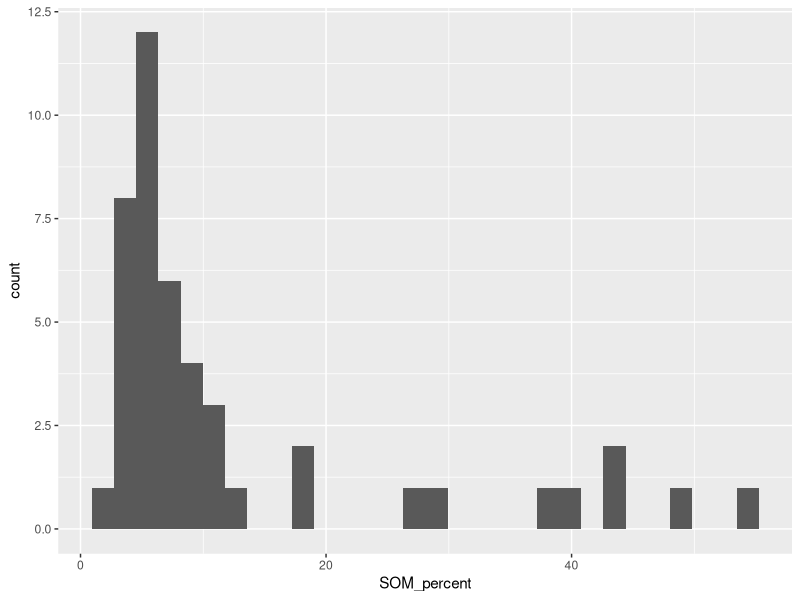
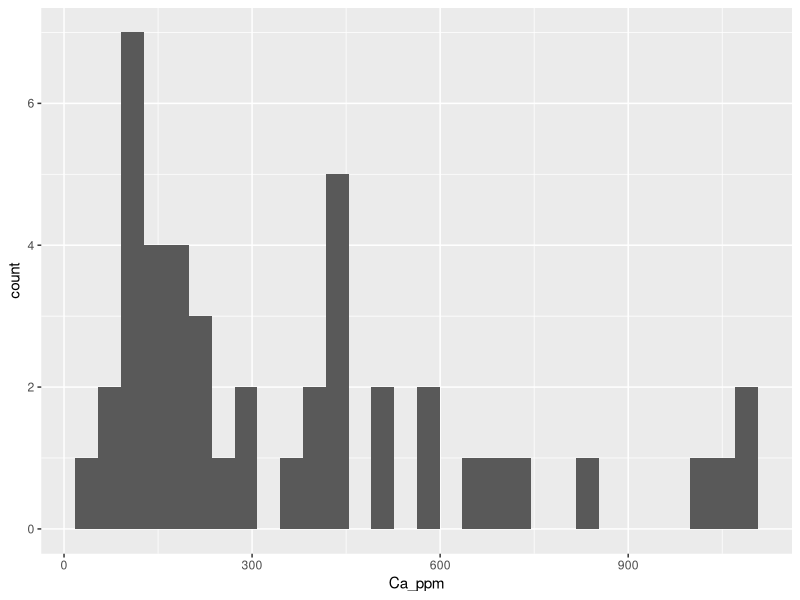
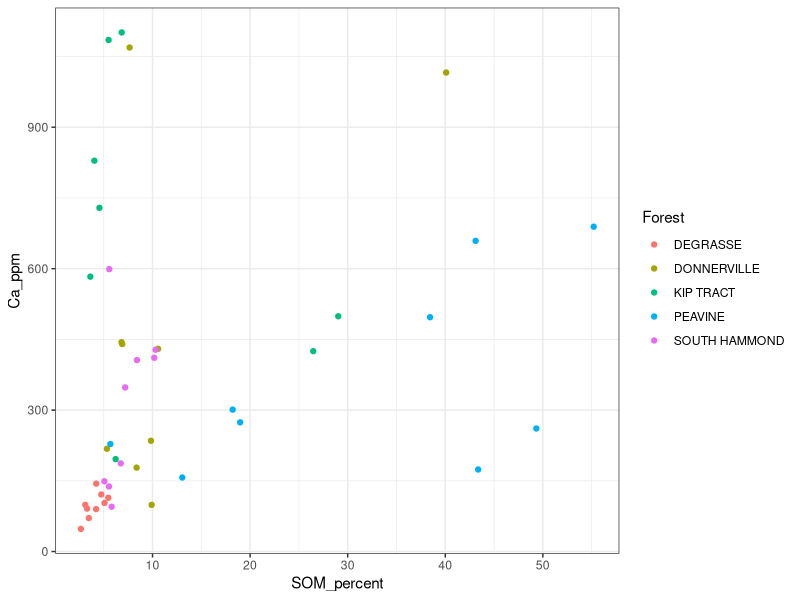
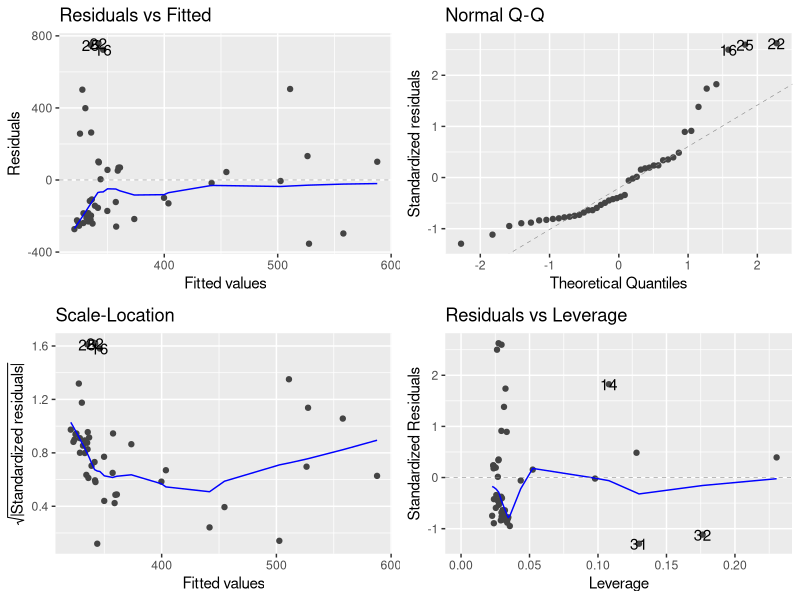
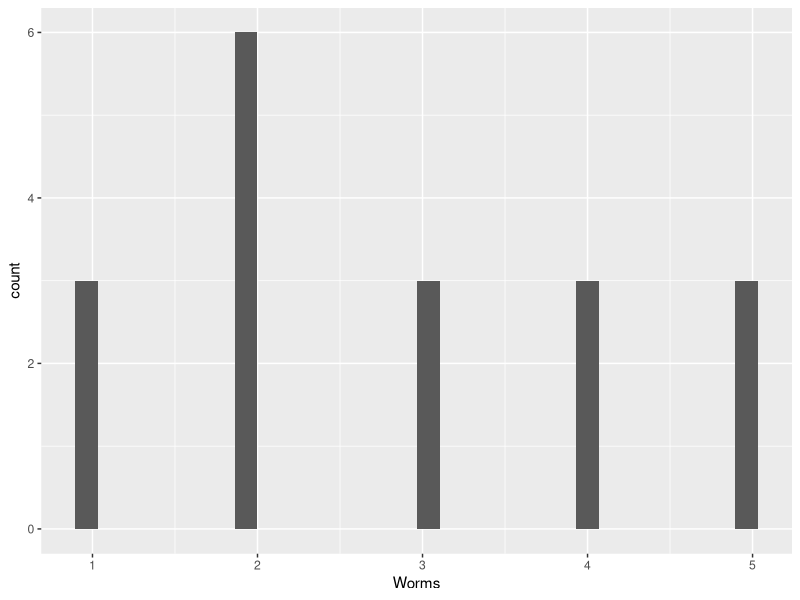
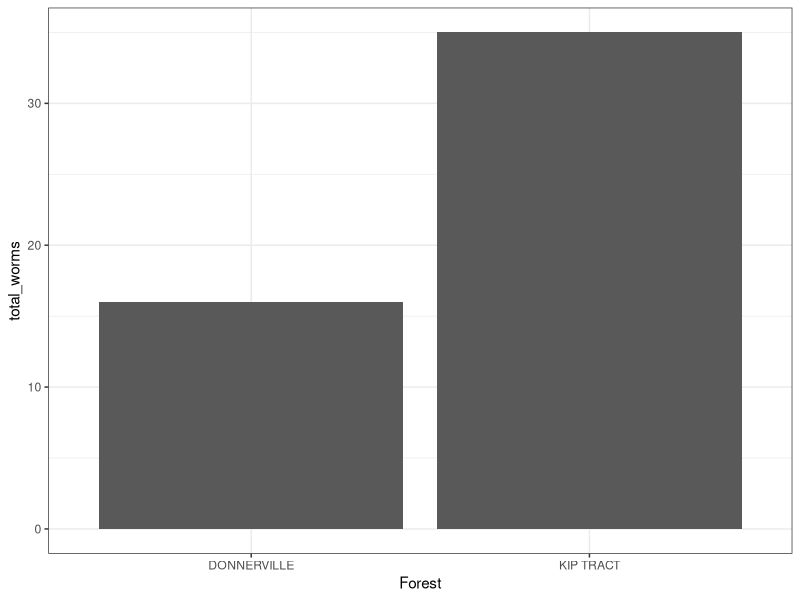
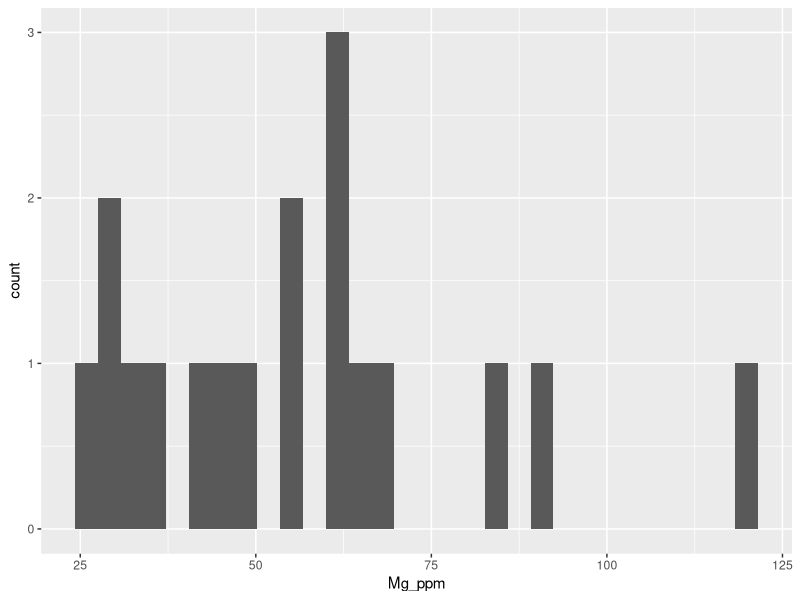
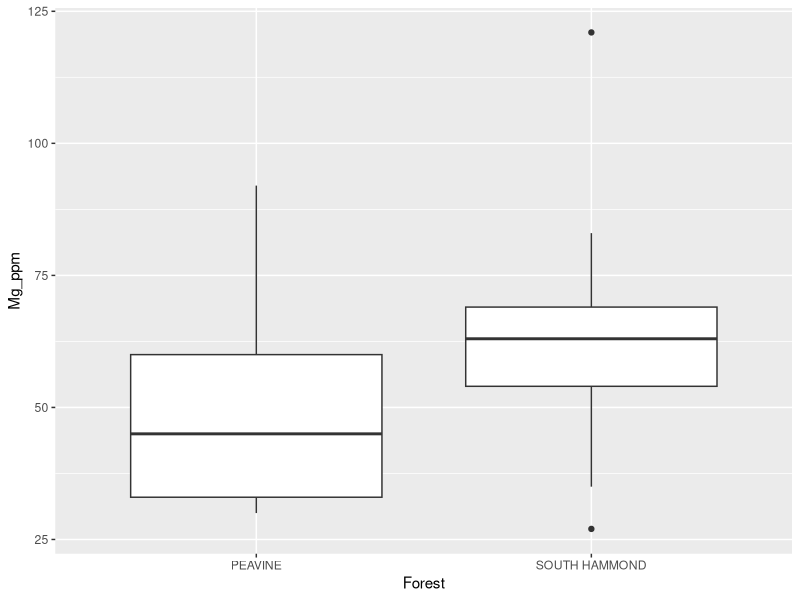

Source code (R) for these figures, in order:
## ---- chunk 1
rm(list = ls())
library(here)
library(tidyverse)
library(ggfortify)
## ---- chunk 2
soil <- read.csv(here("Data", "soil_reduced-1.csv"), stringsAsFactors = TRUE)
## ---- chunk 3
levels(soil$Forest) #5 levels, looks good! 
## ---- chunk 4
summary(soil) #pay attention to where max is wayyy higher than mean
## ---- chunk 5
ggplot(soil, aes(x = SOM_percent)) +
  geom_histogram() #not one lone outlier, seems ok
## ---- chunk 6
ggplot(soil, aes(x = Ca_ppm)) +
  geom_histogram() #looks reasonable
## ---- chunk 7
ggplot(soil, aes(x = SOM_percent, y = Ca_ppm, color = Forest)) +
  geom_point() +
  theme_bw()
## ---- chunk 8
SOM_Ca_mod <- lm(Ca_ppm ~ SOM_percent, soil)
## ---- chunk 9
autoplot(SOM_Ca_mod) 

#normal Q-Q plot shows that most of the data points fit normal dist
#Residuals vs fitted shows that variance of residuals is kinda unequal (drop in line at low values, rather than straight line)
## ---- chunk 10
anova(SOM_Ca_mod) #asking for standard output of an anova, not calculating an anova  
## ---- chunk 11
summary(SOM_Ca_mod) #estimates intercept as 307 and slope as 5 - different from what we guessed 
#R squared = 0.05 - only 5% of variation in calcium can be explained by abundance of SOM (even if it was significant relationship)
## ---- chunk 12
levels(soil$Forest) #looks good
## ---- chunk 13
worms <- soil %>% 
  filter(Forest == "DONNERVILLE" | Forest == "KIP TRACT")

worms$Forest <- factor(worms$Forest) #will do this so R relevels the Forest variable
## ---- chunk 14
levels(worms$Forest) #only Kip and Donnerville, good
## ---- chunk 15
ggplot(worms, aes(x = Worms)) +
  geom_histogram()
  #nothing looks suspicious  
## ---- chunk 16
total_worms <- worms %>% group_by(Forest) %>% summarise(total_worms = sum(Worms))
## ---- chunk 17
ggplot(total_worms, aes(x = Forest, y = total_worms)) +
  geom_bar(stat = 'identity', position = 'dodge') +
  theme_bw() 
#identity says just plot the means
#dodge says plot them next to each other
## ---- chunk 18
worms.mat <- xtabs(Worms ~ Forest,
                  data = worms)

worms.mat #gives me a table
## ---- chunk 19
worms.chi <- chisq.test(worms.mat) #small p-value!
## ---- chunk 20
worms.chi #I can see that the p value is small, so I will reject the null hypothesis
## ---- chunk 21
mg <- soil %>% filter(Forest == "PEAVINE" | Forest == "SOUTH HAMMOND")

mg$Forest <- factor(mg$Forest) #relevel
## ---- chunk 22
ggplot(mg, aes(x = Mg_ppm)) +
  geom_histogram() #this looks fairly reasonable, could be an outlier but nothing too extreme 
## ---- chunk 23
mg$Mg_ppm #the highest value doesn't actually look suspicious given the range of data
## ---- chunk 24
ggplot(mg, aes(x = Forest, y = Mg_ppm)) +
  geom_boxplot()
## ---- chunk 25
t.test(Mg_ppm ~ Forest, data = mg) #large p-value! The level of Mg in the soil is not significantly different between the two locations. 
## ---- chunk 26
ggplot(mg, aes(Forest, Mg_ppm)) +
  geom_boxplot() +
 geom_point(position = "jitter", size = 2, alpha = 0.5)+
     labs(y = "Magnesium, ppm")+
     theme_bw()
## ---- chunk 27
ggplot(soil, aes(x = Zn_ppm)) +
  geom_histogram() #there is a wide range in the data but nothing that makes me uncomfortable given that there is not one lone outlier
## ---- chunk 28
ggplot(soil, aes(x = Forest, y = Zn_ppm)) +
  geom_boxplot() #looks like there are some differences, and could be an outlier in degrasse because the highest value is way larger than the mean
## ---- chunk 29
model_zn <- lm(Zn_ppm ~ Forest, data = soil)
## ---- chunk 30
autoplot(model_zn)  
#normal Q-Q plotL shows that most of the data points fit normal dist, with some larger values falling away from the pattern
#Residuals vs fitted: shows that variance of residuals is fairly equal (slight drop off in line at higher values, rather than straight line)
## ---- chunk 31
anova(model_zn) #large p-value, so I accept my null hypothesis
## ---- chunk 32
summary(model_zn)
